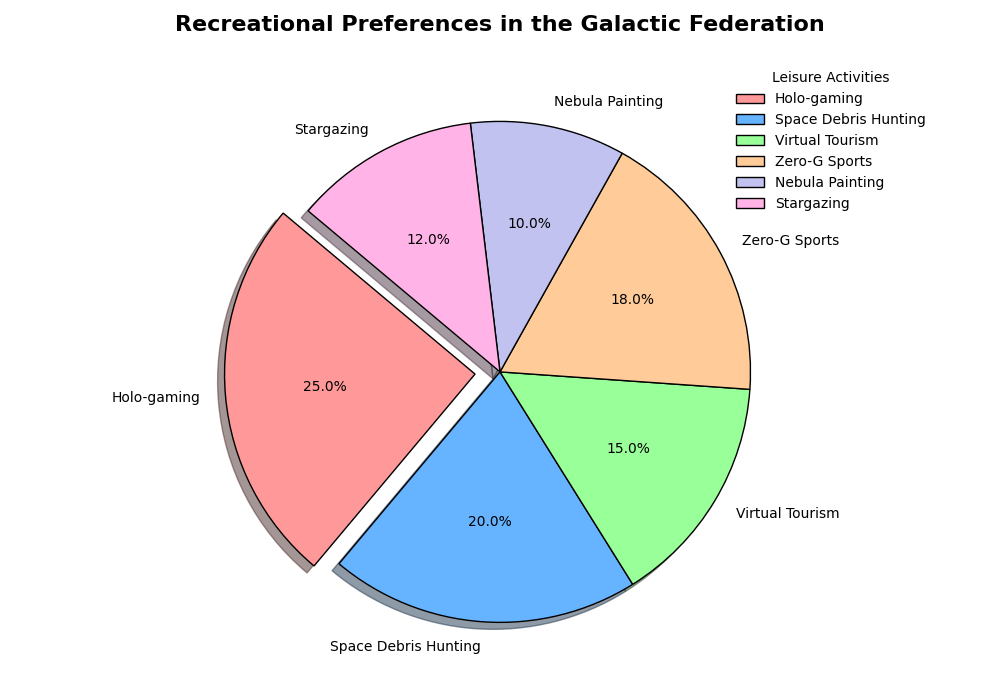

The script that drew this image:
import matplotlib.pyplot as plt

# Backstory:
# The Galactic Federation conducted a survey on the popularity of different leisure activities 
# among interplanetary travelers. This survey will help determine the focus areas for future 
# recreational facilities in various space stations.

# Leisure activities and their popularity percentages
activities = [
    "Holo-gaming", 
    "Space Debris Hunting", 
    "Virtual Tourism", 
    "Zero-G Sports", 
    "Nebula Painting", 
    "Stargazing"
]
popularity_percentages = [25, 20, 15, 18, 10, 12]

# Colors for each activity
colors = ['#ff9999', '#66b3ff', '#99ff99', '#ffcc99', '#c2c2f0', '#ffb3e6']

# Exploring the distribution of leisure activities
fig, ax1 = plt.subplots(figsize=(10, 7))

ax1.pie(popularity_percentages, labels=activities, autopct='%1.1f%%', startangle=140, colors=colors,
       explode=[0.1, 0, 0, 0, 0, 0], shadow=True, wedgeprops=dict(edgecolor='black'))

ax1.set_title("Recreational Preferences in the Galactic Federation", fontsize=16, fontweight='bold', pad=20)

# Create a legend
plt.legend(activities, title="Leisure Activities", loc="upper right", bbox_to_anchor=(1.2, 1), frameon=False)

# Adjust layout to prevent overlap
plt.tight_layout()

# Display the chart
plt.show()
